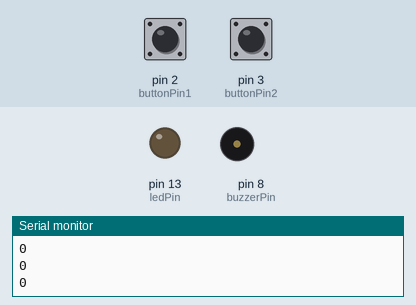
This sketch was run on a simulated Arduino Uno, built with avr-gcc and run on an emulated ATmega328P. On the bench: output pins drawn as LEDs (lit = HIGH), buzzer (waves = sounding), the last lines printed to the serial monitor. Inputs (shaded band) come from the test bench; at power-on: pin 3 (buttonPin2) LOW, pin 2 (buttonPin1) LOW.

Above: at 1.2 s.
1.3 s: pin 3 (buttonPin2) pulled HIGH for 0.15 s
At 1.9 s:
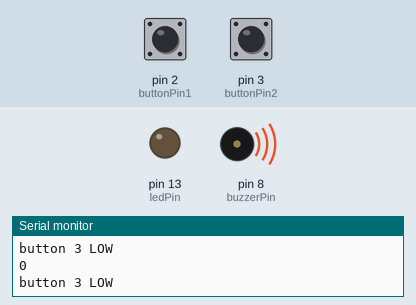
4.4 s: pin 3 (buttonPin2) pulled HIGH for 1 s
7.4 s: pin 2 (buttonPin1) driven HIGH and pin 3 (buttonPin2) driven HIGH
10.4 s: pin 2 (buttonPin1) pulsed LOW 2 times (0.12 s each, 0.3 s apart)
Timing chart, 0 to 15.0 s (numbered marks = the images above; inputs shaded):
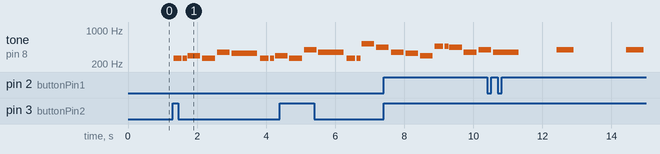

The sketch:

Milestone1.ino.ino
```cpp
/*
  Milestone 1
  @authors: Jack Noyes & Nic Maffucci
  @date 9/4/24

  Description: With the push of one of two buttons two different tunes will play
               those being, Harry Potter Theme and Happy Birthday
               it will also catch if the other button was pushed as the song was playing
*/
/* Includes */
#include "pitches.h"

/* Constants */
const int buttonPin1 = 2;
const int buttonPin2 = 3;

int hold1 = 0;
int hold2 = 0;
/* Variables */
int buttonState1 = 0;  // variable state for the button on pin 2
int buttonState2 = 0;  // variable state for the button on pin 3
int ledPin = 13;
int buzzerPin = 8;

int flag = 0;


/*
 * @brief First method run on boot up of the board will be ran once
 */
void setup() {
  // initialize the pushbutton pin as an input:
  pinMode(buttonPin1, INPUT);
  pinMode(buttonPin2, INPUT);
  pinMode(ledPin, OUTPUT);
  Serial.begin(9600);  //used for debugging
}

/*
 * @brief Looping statment that will always be ran and will continue to loop for the entire time arduino is on
 */
void loop() {
  // read the state of the pushbutton value:
  buttonState1 = digitalRead(buttonPin1);
  // check if the pushbutton is pressed. If it is, the buttonState is HIGH:
  if (buttonState1 == HIGH) {

    flag = harry_potter();
  }

  buttonState2 = digitalRead(buttonPin2);
  if (buttonState2 == HIGH) {
    flag = happy_birthday();
  }
//check what song is queued

  Serial.println(flag);

  if (flag == 2) {
    play_queue();
    flag = harry_potter();
  }

  if (flag == 3) {
    play_queue();
    flag = happy_birthday();
  }

}
```

PlayQueue.ino
```cpp
#include "pitches.h"
/*
 * @brief This is the error sound when someone presses the other button when the melody is playing
 */
void play_queue() {
  int count = 0;
  unsigned long currentTime = millis();
  while (count != 2) {
    if (millis() - currentTime >= 1000) {
      currentTime = millis();
      Serial.println(count);
      if (count == 0) {
        tone(buzzerPin, NOTE_G4, 500);
      }
      while (millis() - currentTime <= 500) {
        Serial.print("in loop1");
      }
      if (count == 1) {
        Serial.println("In HERE!!!");
        tone(buzzerPin, NOTE_G4, 500);
      }
      count++;
      currentTime = millis();
    }
  }
  while (millis() - currentTime <= 1000) {
    Serial.println("in Loop2");
  }
}
```

pitches.h
```cpp
/*************************************************
   Public Constants
 *************************************************/

#define NOTE_B0 31
#define NOTE_C1 33
#define NOTE_CS1 35
#define NOTE_D1 37
#define NOTE_DS1 39
#define NOTE_E1 41
#define NOTE_F1 44
#define NOTE_FS1 46
#define NOTE_G1 49
#define NOTE_GS1 52
#define NOTE_A1 55
#define NOTE_AS1 58
#define NOTE_B1 62
#define NOTE_C2 65
#define NOTE_CS2 69
#define NOTE_D2 73
#define NOTE_DS2 78
#define NOTE_E2 82
#define NOTE_F2 87
#define NOTE_FS2 93
#define NOTE_G2 98
#define NOTE_GS2 104
#define NOTE_A2 110
#define NOTE_AS2 117
#define NOTE_B2 123
#define NOTE_C3 131
#define NOTE_CS3 139
#define NOTE_D3 147
#define NOTE_DS3 156
#define NOTE_E3 165
#define NOTE_F3 175
#define NOTE_FS3 185
#define NOTE_G3 196
#define NOTE_GS3 208
#define NOTE_A3 220
#define NOTE_AS3 233
#define NOTE_B3 247
#define NOTE_C4 262
#define NOTE_CS4 277
#define NOTE_D4 294
#define NOTE_DS4 311
#define NOTE_E4 330
#define NOTE_F4 349
#define NOTE_FS4 370
#define NOTE_G4 392
#define NOTE_GS4 415
#define NOTE_A4 440
#define NOTE_AS4 466
#define NOTE_B4 494
#define NOTE_C5 523
#define NOTE_CS5 554
#define NOTE_D5 587
#define NOTE_DS5 622
#define NOTE_E5 659
#define NOTE_F5 698
#define NOTE_FS5 740
#define NOTE_G5 784
#define NOTE_GS5 831
#define NOTE_A5 880
#define NOTE_AS5 932
#define NOTE_B5 988
#define NOTE_C6 1047
#define NOTE_CS6 1109
#define NOTE_D6 1175
#define NOTE_DS6 1245
#define NOTE_E6 1319
#define NOTE_F6 1397
#define NOTE_FS6 1480
#define NOTE_G6 1568
#define NOTE_GS6 1661
#define NOTE_A6 1760
#define NOTE_AS6 1865
#define NOTE_B6 1976
#define NOTE_C7 2093
#define NOTE_CS7 2217
#define NOTE_D7 2349
#define NOTE_DS7 2489
#define NOTE_E7 2637
#define NOTE_F7 2794
#define NOTE_FS7 2960
#define NOTE_G7 3136
#define NOTE_GS7 3322
#define NOTE_A7 3520
#define NOTE_AS7 3729
#define NOTE_B7 3951
#define NOTE_C8 4186
#define NOTE_CS8 4435
#define NOTE_D8 4699
#define NOTE_DS8 4978
#define REST 0
```

playTune1.ino
```cpp
#include "pitches.h"

/*
 *@brief  Will play "Hedwig's theme - Harry Potter" without the use of the delay function
 *@author Jack Noyes
 *@source Robson Couto, 2019  https://github.com/robsoncouto/arduino-songs
 *
 *@return Returns 1 when other button is pressed and 0 when not pressed
 */
int harry_potter() {
  /* Variables */

  int bpm = 260;
  int buzzerPin = 8;
  int button2 = 2;                    //harry_potter pin
  int button3 = 3;                    //happy_birthday pin
  int ledPin = 13;                    // this is the built in LED on pin 13
  int wholenote = (60000 * 4) / bpm;  // this calculates the duration of a whole note in ms (60s/bpm)*4 beats
  int divider = 0;
  int duration = 0;
  int flag = 0;  //this flag = 1 when the opposite button is pressed

  /*
   * notes of the moledy followed by the duration.
   * a 4 means a quarter note, 8 an eighteenth , 16 sixteenth, so on
   * !!negative numbers are used to represent dotted notes,
   * so -4 means a dotted quarter note, that is, a quarter plus an eighteenth!!
   */

  int melody[] = {

    // Hedwig's theme fromn the Harry Potter Movies
    // Socre from https://musescore.com/user/3811306/scores/4906610

    REST,
    2,
    NOTE_D5,
    4,
    NOTE_G5,
    -4,
    NOTE_AS5,
    8,
    NOTE_A4,
    4,
    NOTE_G5,
    2,
    NOTE_D5,
    4,
    NOTE_C5,
    -2,
    NOTE_A4,
    -2,
    NOTE_G4,
    -4,
    NOTE_AS4,
    8,
    NOTE_A4,
    4,
    NOTE_F4,
    2,
    NOTE_GS4,
    4,
    NOTE_D4,
    -1,
    NOTE_D4,
    4,
    NOTE_G4,
    -4,
    NOTE_AS4,
    8,
    NOTE_A4,
    4,  //10
    NOTE_G4,
    2,
    NOTE_D5,
    4,
    NOTE_F5,
    2,
    NOTE_E5,
    4,
    NOTE_DS5,
    2,
    NOTE_B4,
    4,
    NOTE_DS5,
    -4,
    NOTE_D5,
    8,
    NOTE_CS5,
    4,
    NOTE_CS4,
    2,
    NOTE_B4,
    4,
    NOTE_G4,
    -1,
    NOTE_AS4,
    4,
    NOTE_D5,
    2,
    NOTE_AS4,
    4,  //18
    NOTE_D5,
    2,
    NOTE_AS4,
    4,
    NOTE_DS5,
    2,
    NOTE_D5,
    4,
    NOTE_CS5,
    2,
    NOTE_A4,
    4,
    NOTE_AS4,
    -4,
    NOTE_D5,
    8,
    NOTE_CS5,
    4,
    NOTE_CS4,
    2,
    NOTE_D4,
    4,
    NOTE_D5,
    -1,
    REST,
    4,
    NOTE_AS4,
    4,
    NOTE_D5,
    2,
    NOTE_AS4,
    4,  //26
    NOTE_D5,
    2,
    NOTE_AS4,
    4,
    NOTE_F5,
    2,
    NOTE_E5,
    4,
    NOTE_DS5,
    2,
    NOTE_B4,
    4,
    NOTE_DS5,
    -4,
    NOTE_D5,
    8,
    NOTE_CS5,
    4,
    NOTE_CS4,
    2,
    NOTE_AS4,
    4,
    NOTE_G4,
    -1,
  };

  // sizeof gives the number of bytes, each int value is composed of two bytes (16 bits)
  // there are two values per note (pitch and duration), so for each note there are four bytes
  int notes = sizeof(melody) / sizeof(melody[0]) / 2;

    if(digitalRead(button2) == HIGH){
      hold1 = 1;
    }
  // iterate over the notes of the melody.
  // Remember, the array is twice the number of notes (notes + durations)
  for (int thisNote = 0; thisNote < notes * 2; thisNote = thisNote + 2) {

    // calculates the duration of each note
    divider = melody[thisNote + 1];
    if (divider > 0) {
      // regular note, just proceed
      duration = (wholenote) / divider;
    } else if (divider < 0) {
      // dotted notes are represented with negative durations!!
      duration = (wholenote) / abs(divider);
      duration *= 1.5;  // increases the duration in half for dotted notes
    }

    // we only play the note for 90% of the duration, leaving 10% as a pause
    tone(buzzerPin, melody[thisNote], duration * 0.9);
    unsigned long currentTime = millis();
    while (millis() - currentTime <= duration) {

      if(digitalRead(button2) == LOW){
        hold1 = 0;
      }
      if (digitalRead(button3) == HIGH) {
        flag = 3;
      }
      if (digitalRead(button2) == LOW && hold1 == 1) {
        flag = 0;
      }
      if(digitalRead(button2) == HIGH && hold1 == 0){
        flag = 2;
      }

    }
    // stop the waveform generation before the next note.
    noTone(buzzerPin);
  }
  return flag;
}
```

playTune2.ino
```cpp
#include "pitches.h"
/*
 *@brief   Will play "Happy Birthday" without the use of the delay function
 *@author  Jack Noyes
 *@source  Robson Couto, 2019, https://github.com/robsoncouto/arduino-songs/blob/master/happybirthday/happybirthday.ino
 *@return  Return 1 when other button is pressed and 0 when not pressed
 */
int happy_birthday() {
  /* Variables */

  // change this to make the song slower or faster
  int bpm = 220;
  // change this to whichever pin you want to use
  int buzzerPin = 8;
  int ledPin = 13;
  int button2 = 2;                    //harry_potter pin
  int button3 = 3;                    //happy_birthday pin
  int flag = 0;                       //flag will be 1 if other button is pressed when meoldy is playing
  int wholenote = (60000 * 4) / bpm;  // this calculates the duration of a whole note in ms
  int divider = 0;
  int duration = 0;

  /*
   * notes of the moledy followed by the duration.
   * a 4 means a quarter note, 8 an eighteenth , 16 sixteenth, so on
   * !!negative numbers are used to represent dotted notes,
   * so -4 means a dotted quarter note, that is, a quarter plus an eighteenth!!
   */


  int melody[] = {

    // Happy Birthday
    // Score available at https://musescore.com/user/8221/scores/26906
    NOTE_C4,
    4,
    NOTE_C4,
    8,
    NOTE_D4,
    -4,
    NOTE_C4,
    -4,
    NOTE_F4,
    -4,
    NOTE_E4,
    -2,
    NOTE_C4,
    4,
    NOTE_C4,
    8,
    NOTE_D4,
    -4,
    NOTE_C4,
    -4,
    NOTE_G4,
    -4,
    NOTE_F4,
    -2,
    NOTE_C4,
    4,
    NOTE_C4,
    8,
    NOTE_C5,
    -4,
    NOTE_A4,
    -4,
    NOTE_F4,
    -4,
    NOTE_E4,
    -4,
    NOTE_D4,
    -4,
    NOTE_AS4,
    4,
    NOTE_AS4,
    8,
    NOTE_A4,
    -4,
    NOTE_F4,
    -4,
    NOTE_G4,
    -4,
    NOTE_F4,
    -2,

  };

  // sizeof gives the number of bytes, each int value is composed of two bytes (16 bits)
  // there are two values per note (pitch and duration), so for each note there are four bytes
  int notes = sizeof(melody) / sizeof(melody[0]) / 2;

  if (digitalRead(3) == HIGH) {
        Serial.println("button 3 HIGH");
        hold2 = 1;
    }

  // iterate over the notes of the melody.
  // Remember, the array is twice the number of notes (notes + durations)
  for (int thisNote = 0; thisNote < notes * 2; thisNote = thisNote + 2) {

    // calculates the duration of each note
    divider = melody[thisNote + 1];
    if (divider > 0) {
      // regular note, just proceed
      duration = (wholenote) / divider;
    } else if (divider < 0) {
      // dotted notes are represented with negative durations!!
      duration = (wholenote) / abs(divider);
      duration *= 1.5;  // increases the duration in half for dotted notes
    }

    // we only play the note for 90% of the duration, leaving 10% as a pause
    tone(buzzerPin, melody[thisNote], duration * 0.9);

    unsigned long currentTime = millis();
    while (millis() - currentTime <= duration) {

      Serial.println(hold2);


      if (digitalRead(3) == LOW){
        Serial.println("button 3 LOW");
        hold2 = 0;
      }
      if (digitalRead(2) == HIGH){
        Serial.print("button 2 HIGH");
        flag = 2;
      }
      if (digitalRead(button3) == LOW && hold2 == 1) {
        Serial.println("IN case 2");
        flag = 0;
      }
      if (digitalRead(button3) == HIGH && hold2 == 0) {
        Serial.println("IN case 3");
        flag = 3;
      }
      if(digitalRead(button3) == HIGH && hold2 == 1){
        flag == 0;
      }

    }


    // stop the waveform generation before the next note.
    noTone(buzzerPin);
  }
  return flag;
}
```

testing_buttons.ino
```cpp
/*
  Milestone 1
  @authors: Jack Noyes & Nic Maffucci
  @date 9/4/24

  Description: Functions to play different melodys
*/
#include "pitches.h"
```

Measured:
- after the input at 1.3 s, tone on pin 8 (buzzerPin): plays 262 Hz for 0.24 s, 262 Hz for 0.12 s, 294 Hz for 0.37 s, 262 Hz for 0.37 s, 349 Hz for 0.37 s, 330 Hz for 0.74 s … (9 notes in this stretch), starting at once
